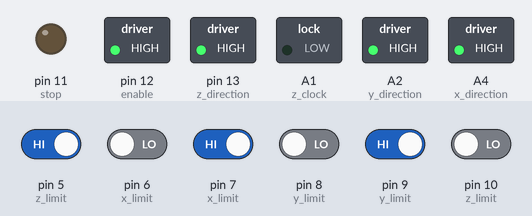
Bench run of a sketch on a simulated Arduino Uno, built with avr-gcc and run on an emulated ATmega328P. Parts: switched loads named in the sketch (green lamp = pin HIGH), output pins drawn as LEDs (lit = HIGH). Inputs (shaded band) come from the test bench; at power-on: pin 5 (z_limit), pin 7 (x_limit), pin 9 (y_limit) HIGH, pin 6 (x_limit), pin 8 (y_limit), pin 10 (z_limit) LOW. Pins used as bus, display or sensor lines are not drawn; what the sketch prints to the serial monitor is not drawn.

Above: at 1.2 s.
1.3 s: pin 5 (z_limit) driven LOW
At 2.5 s:
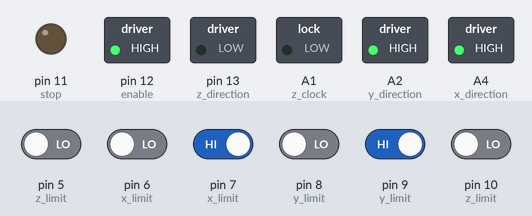
2.8 s: pin 7 (x_limit) driven LOW
At 3.7 s:
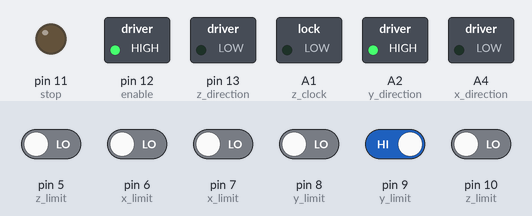
4.3 s: pin 9 (y_limit) driven LOW
At 4.9 s:
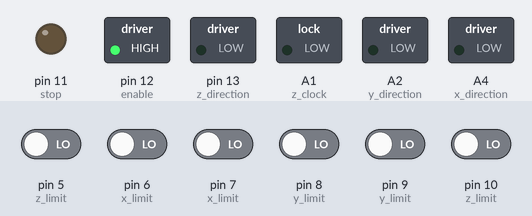
5.8 s: pin 5 (z_limit) driven HIGH
At 7.0 s:
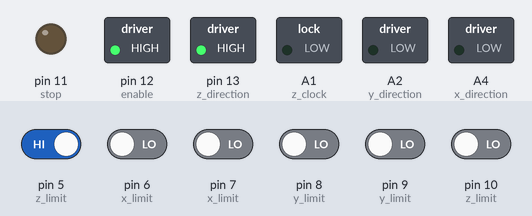
7.3 s: pin 7 (x_limit) driven HIGH
At 8.4 s:
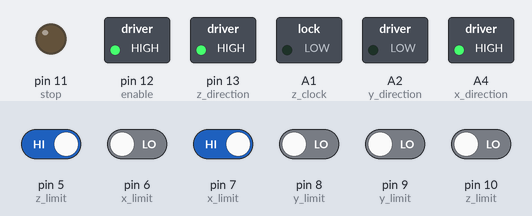
8.8 s: pin 5 (z_limit) driven LOW
At 9.5 s:
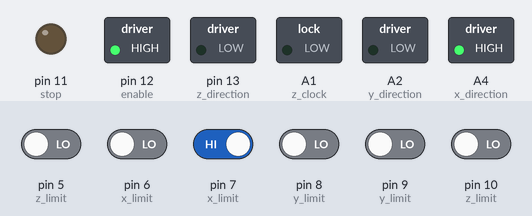
Timing chart, 0 to 11.3 s (numbered marks = the images above; inputs shaded):
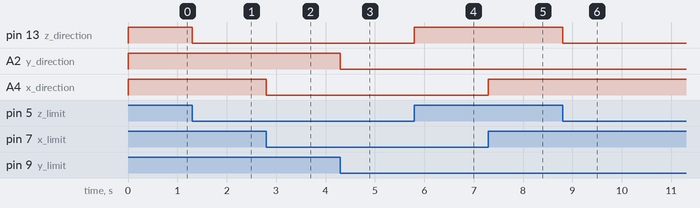

Measured:
- after the input at 1.3 s, pin 13 (z_direction): HIGH → LOW at once
- after the input at 2.8 s, A4 (x_direction): HIGH → LOW at once
- after the input at 4.3 s, A2 (y_direction): HIGH → LOW at once
- after the input at 5.8 s, pin 13 (z_direction): LOW → HIGH at once
- after the input at 7.3 s, A4 (x_direction): LOW → HIGH at once
- after the input at 8.8 s, pin 13 (z_direction): HIGH → LOW at once

The sketch:

biorobot_v3_23.ino
```cpp
/*
Klaudia Trembecka & Maciej Wojciga
Last update: 20130328
A software for uC, used to aquire commands from USB (from java app),
and use them to move the robot motors (x, y, z).
*/

/*
CHANGELOG
3.2.3: Changed limiting features, removed some conditions from the loop;
3.2.2: Added new features, more info about current position;
       Integration with JAVA app when it comes to positioning.
3.2.1: Fixed bugs with y, z axis. Changed PC to PINC.
       Added printing after work done. Added positioning.
3.2:   Changed some read/write functions to bitmath style.
       Also, int to long in x, y, z. Added timing after all motors finish work.
3.1:   Changed millis to micros to fasten up the motors.
*/

int place = 0;
int i = 0;
int j = 0;
int started = 0;
int timeout = 1000;

char a;

String message = "";

/*
This arrays are 1 char larger, because they should
have also place for the terminating \0 for atoi method.
*/
char serialReadString[28]; //20
char xarray[4];
char yarray[4];
char zarray[4];
char tarray[4];

/* Used only for creating x, y, z arrays */
byte b = 0;
byte c = 0;
byte d = 0;
byte f = 0;

/* Initializing variables */
byte v = 0;
long x = 0;
long y = 0;
long z = 0;
int t = 0;
byte e = 0;
byte xdir = 0;
byte ydir = 0;
byte zdir = 0;
long waited = 0;
byte waiting = 0;

/* Variables connected with motors */
long xmicros = 0;
long xmov = 0;
long xpos = 0;
byte xstate = 0;
byte xstarted = 0;
long ymicros = 0;
long ymov = 0;
long ypos = 0;
byte ystate = 0;
byte ystarted = 0;
long zmicros = 0;
long zmov = 0;
long zpos = 0;
byte zstate = 0;
byte zstarted = 0;
long tmillis = 0;

/* Limit switches */
byte xlimit = 0;
byte ylimit = 0;
byte zlimit = 0;
byte x2limit = 0;
byte y2limit = 0;
byte z2limit = 0;

/* Limit bool */
byte xlim = 0;
byte ylim = 0;
byte zlim = 0;

void setup() {
  Serial.begin(9600); // it must be the same as in our java app.
  /* Specifing pins connected with our motor controller.*/
  pinMode(12, OUTPUT); // enable.
  pinMode(11, OUTPUT); // stop.
  pinMode(A5, OUTPUT); // x clock.
  pinMode(A3, OUTPUT); // y clock.
  pinMode(A1, OUTPUT); // z clock.
  pinMode(A4, OUTPUT); // x direction.
  pinMode(A2, OUTPUT); // y direction.
  pinMode(13, OUTPUT); // z direction.
  pinMode(6, INPUT); // x limit.
  pinMode(7, INPUT); // x limit.
  pinMode(8, INPUT); // y limit.
  pinMode(9, INPUT); // y limit.
  pinMode(10, INPUT); // z limit.
  pinMode(5, INPUT); // z limit.
  /* By default all pins should be LOW */
  digitalWrite(12, HIGH); // block motors by default
  digitalWrite(11, LOW); // stop.
  digitalWrite(A5, LOW);
  digitalWrite(A3, LOW);
  digitalWrite(A1, LOW);
  digitalWrite(A4, LOW);
  digitalWrite(A2, LOW);
  digitalWrite(13, LOW);
}

void loop() {
  /* LIMIT SWITCHES */
  xlimit = digitalRead(6);
  x2limit = digitalRead(7);
  ylimit = digitalRead(8);
  y2limit = digitalRead(9);
  zlimit = digitalRead(10);
  z2limit = digitalRead(5);

// Just for testing.
//  xlimit = HIGH;
//  x2limit = HIGH;
//  ylimit = HIGH;
//  y2limit = HIGH;
//  zlimit = HIGH;
//  z2limit = HIGH;

  if(xlimit == HIGH && x2limit == HIGH ) {
    xlim = 0;
  }
  if(ylimit == HIGH && y2limit == HIGH ) {
    ylim = 0;
  }
  if(zlimit == HIGH && z2limit == HIGH ) {
    zlim = 0;
  }

  if(xlimit == LOW || x2limit == LOW ) {
    x = 20;
    xmov = 0;
    xmicros = 0;
    xstarted = 0;
    if (xlim == 0) {
      printCoordinates(xlimit, x2limit, ylimit, y2limit, zlimit, z2limit, xpos, ypos, zpos, waited, e);
    }
    xlim = 1;
    if(xlimit == LOW) {
      xpos = 0;
      xdir = 1;
    }
    if(x2limit == LOW) {
      xpos = 110000;
      xdir = 0;
    }
    digitalWrite(A4, xdir);
  }
  if(ylimit == LOW || y2limit == LOW ) {
    y = 20;
    ymov = 0;
    ymicros = 0;
    ystarted = 0;
    if (ylim == 0) {
      printCoordinates(xlimit, x2limit, ylimit, y2limit, zlimit, z2limit, xpos, ypos, zpos, waited, e);
    }
    ylim = 1;
    if(ylimit == LOW) {
      ypos = 0;
      ydir = 1;
    }
    if(y2limit == LOW) {
      ypos = 80000;
      ydir = 0;
    }
    digitalWrite(A2, ydir);
  }
  if(zlimit == LOW || z2limit == LOW ) {
    z = 20;
    zmov = 0;
    zdir = !zdir;

    zmicros = 0;
    zstarted = 0;
    if (zlim == 0) {
      printCoordinates(xlimit, x2limit, ylimit, y2limit, zlimit, z2limit, xpos, ypos, zpos, waited, e);
    }
    zlim = 1;
    if(zlimit == LOW) {
      zpos = 0;
      zdir = 1;
    }
    if(z2limit == LOW) {
      zpos = 25000;
      zdir = 0;
    }
    digitalWrite(13, zdir);
  }

  /* X AXIS */
  if (xmov < x && micros() - xmicros >= timeout && e != 1) {
    xmov++;
    if (xdir == 1) {
      xpos++;
    } else {
      xpos--;
    }
    xmicros = micros();
    xstate = !xstate;
    xstarted = 1;
    if (xstate == 0){
      PORTC &= ~_BV(PINC5);
    } else {
      PORTC |= _BV(PINC5);
    }
  }
  if (xmov == x && xstarted == 1) {
    xmov = 0;
    xstarted = 0;
    x = 0;
    if (xstate != 0){
      PORTC |= _BV(PINC5);
    }
    printCoordinates(xlimit, x2limit, ylimit, y2limit, zlimit, z2limit, xpos, ypos, zpos, waited, e);
  }
  /* Y AXIS */
  if (ymov < y && micros() - ymicros >= timeout && e != 1) {
    ymov++;
    if (ydir == 1) {
      ypos++;
    } else {
      ypos--;
    }
    ymicros = micros();
    ystate = !ystate;
    ystarted = 1;
    if (ystate == 0){
      PORTC &= ~_BV(PINC3);
    } else {
      PORTC |= _BV(PINC3);
    }
  }
  if (ymov == y && ystarted == 1) {
    ymov = 0;
    ystarted = 0;
    y = 0;
    if (ystate != 0){
      PORTC |= _BV(PINC3);
    }
    printCoordinates(xlimit, x2limit, ylimit, y2limit, zlimit, z2limit, xpos, ypos, zpos, waited, e);
  }
  /* Z AXIS */
  if (zmov < z && micros() - zmicros >= timeout && e != 1 && xstarted == 0 && ystarted == 0) {
    zmov++;
    if (zdir == 1) {
      zpos++;
    } else {
      zpos--;
    }
    zmicros = micros();
    zstate = !zstate;
    zstarted = 1;
    if (zstate == 0){
      PORTC &= ~_BV(PINC1);
    } else {
      PORTC |= _BV(PINC1);
    }
  }
  if (zmov == z && zstarted == 1) {
    zmov = 0;
    zstarted = 0;
    z = 0;
    if (zstate != 0){
      PORTC |= _BV(PINC1);
    }
    printCoordinates(xlimit, x2limit, ylimit, y2limit, zlimit, z2limit, xpos, ypos, zpos, waited, e);
  }
  /* WAIT AFTER ALL MOTORS */
  if (x == 0 && y == 0 && z == 0 && millis() - tmillis >= 10 && waited <= t*100 && t != 0) {
    tmillis = millis();
    waiting = 1;
    waited++;
  }
  if (x == 0 && y == 0 && z == 0 && waited > t*100 && waiting == 1) {
    printCoordinates(xlimit, x2limit, ylimit, y2limit, zlimit, z2limit, xpos, ypos, zpos, waited, e);
    waiting = 0;
    waited = 0;
    t = 0;
  }

  /*
  The message looks like this:
  Sv9d000x100y200z200t602e0E
  */
  /* Check the incomming message */
  while(Serial.available()) {
    a = Serial.read();
    if(a == 'S') { // beginning of the command.
      started = 1;
    }
    if(a == 'E' && started == 1){ // end of the command.
      place = 0; // reset the place in the array.
      for(i=0; i<=2; i++){
        b = i+8;
        c = i+12;
        d = i+16;
        f = i+20;
        xarray[i]=serialReadString[b];
        yarray[i]=serialReadString[c];
        zarray[i]=serialReadString[d];
        tarray[i]=serialReadString[f];
      }
      v = serialReadString[2]-48; // int = char-48;
      e = serialReadString[24]-48;
      x = atol(xarray)*100;
      y = atol(yarray)*100;
      z = atol(zarray)*100;
      t = atoi(tarray);
      xdir = serialReadString[4]-48;
      ydir = serialReadString[5]-48;
      zdir = serialReadString[6]-48;
      /* Now we have x, y, z, v, e, xdir, ydir, zdir
      We can end the loop */
      if(e == 0) {
        /* Set ENABLE to LOW to release the motors */
        digitalWrite(12, LOW);
        /* Set STOP to HIGH */
        digitalWrite(11, HIGH);
      } else {
        printCoordinates(xlimit, x2limit, ylimit, y2limit, zlimit, z2limit, xpos, ypos, zpos, waited, e);
        digitalWrite(12, HIGH);
        digitalWrite(11, LOW);
        x = 0;
        xmov = 0;
        xmicros = 0;
        xstarted = 0;
        y = 0;
        ymov = 0;
        ymicros = 0;
        ystarted = 0;
        z = 0;
        zmov = 0;
        zmicros = 0;
        zstarted = 0;
        waiting = 0;
        waited = 0;
        t = 0;
        digitalWrite(A5, LOW);
        digitalWrite(A3, LOW);
        digitalWrite(A1, LOW);
      }
      if(xdir == 0){
        digitalWrite(A4, LOW);
      }
      if(ydir == 0){
        digitalWrite(A2, LOW);
      }
      if(zdir == 0){
        digitalWrite(13, LOW);
      }
      if(xdir == 1){
        digitalWrite(A4, HIGH);
      }
      if(ydir == 1){
        digitalWrite(A2, HIGH);
      }
      if(zdir == 1){
        digitalWrite(13, HIGH);
      }
      timeout = 2500-v*200;
      started = 0;
    } else {
      if (started == 1){ // the middle of the command.
        serialReadString[place] = a;
        place++;
      }
    }
  }
 delayMicroseconds(3);
}

//Sl000000x00000y00000z00000t000e0E
void printCoordinates(byte xlimit, byte x2limit, byte ylimit, byte y2limit, byte zlimit, byte z2limit, long xpos, long ypos, long zpos, long waited, byte e) {
    message += "Sl";
    message += xlimit;
    message += x2limit;
    message += ylimit;
    message += y2limit;
    message += zlimit;
    message += z2limit;
    message += "x";
    message += xpos;
    message += "y";
    message += ypos;
    message += "z";
    message += zpos;
    message += "t";
    message += waited/100;
    message += "e";
    message += e;
    message += "E";
    Serial.println(message);
    message = "";
}
```
